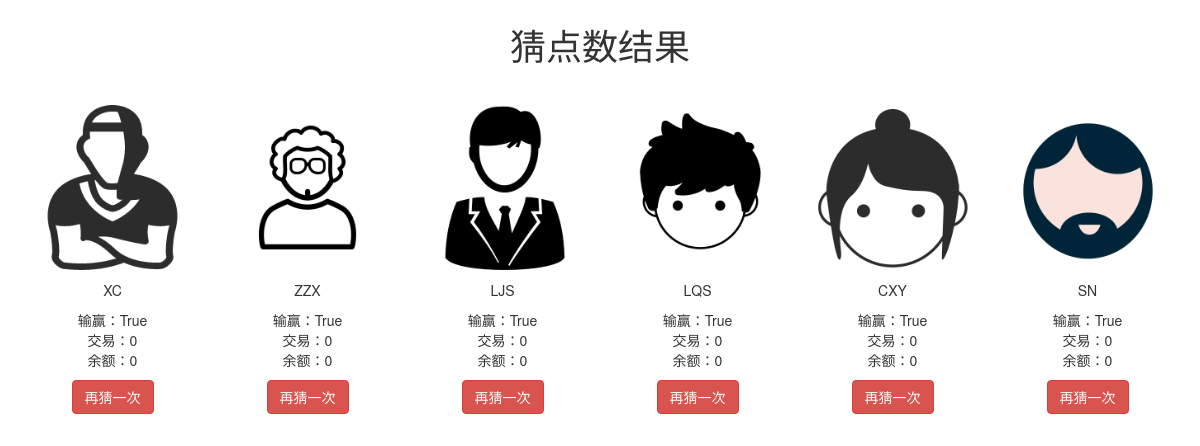
The app's page /result/, older data.
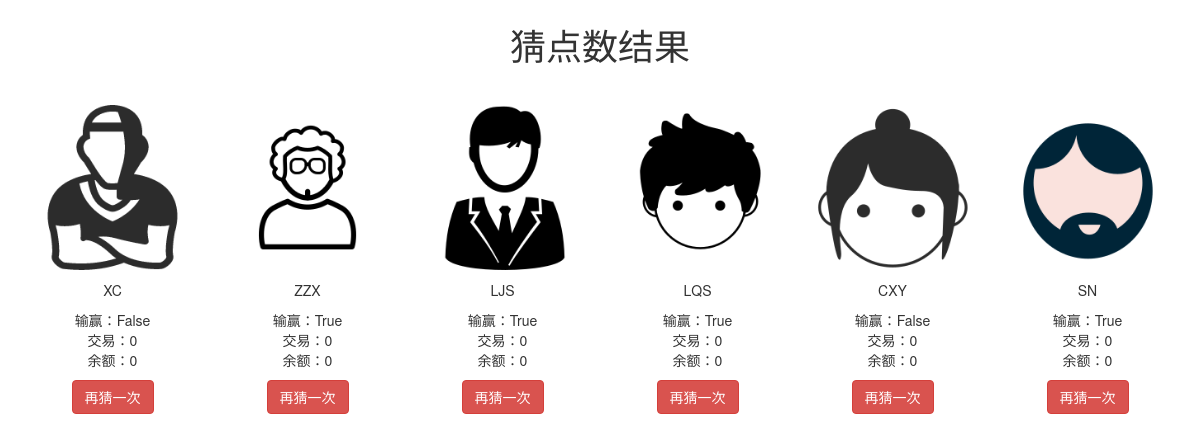
The same page, newer data.
### dice/models.py (models this page shows, shortened)
class Player(models.Model):
    name = models.CharField(max_length=30)
    result = models.BooleanField()
    transaction = models.IntegerField()
    balance = models.IntegerField()
    status = models.BooleanField()

### dice/views.py (the view)
# urls.py: path('result/', dice_views.result, name='result'),
def result(request):
    p = []
    i = 0
    print (type(models.Player.objects.get(id=1)))
    for i in range(6):
        p.append(models.Player.objects.get(id=i+1))
        models.Player.objects.filter(id=i+1).update(status=False)
    return render(request, 'result.html',{"p1":p[0],"p2":p[1],"p3":p[2],"p4":p[3],"p5":p[4],"p6":p[5],})

### dice/templates/result.html (shortened to what this page needs)
<!DOCTYPE html>
<link href="http://how2j.cn/study/css/bootstrap/3.3.6/bootstrap.min.css" rel="stylesheet">
<div class="container">
    <div class="row">
        <div class="col-xs-12 "><h1>猜点数结果</h1><br/></div>
    </div>
</div>
<div class="container">
    <div class="row">
        <div class="col-xs-2 "><img src="../static/xc.png" class="img-responsive" alt="Cinque Terre"></div>
        <div class="col-xs-2 "><img src="../static/zzx.png" class="img-responsive" alt="Cinque Terre"></div>
        <div class="col-xs-2 "><img src="../static/ljs.png" class="img-responsive" alt="Cinque Terre"></div>
        <div class="col-xs-2 "><img src="../static/lqs.png" class="img-responsive" alt="Cinque Terre"></div>
        <div class="col-xs-2 "><img src="../static/cxy.png" class="img-responsive" alt="Cinque Terre"></div>
        <div class="col-xs-2 "><img src="../static/sn.png" class="img-responsive" alt="Cinque Terre"></div>
    </div>
</div>
<div class="container">
    <div class="row">
        <div class="col-xs-2 ">{{p1.name}}</div>
        <div class="col-xs-2 ">{{p2.name}}</div>
        <div class="col-xs-2 ">{{p3.name}}</div>
        <div class="col-xs-2 ">{{p4.name}}</div>
        <div class="col-xs-2 ">{{p5.name}}</div>
        <div class="col-xs-2 ">{{p6.name}}</div>
    </div>
    <div class="row">
        <div class="col-xs-2 ">输赢：{{p1.result}}<br/>交易：{{p1.transaction}}<br/>余额：{{p1.balance}}</div>
        <div class="col-xs-2 ">输赢：{{p2.result}}<br/>交易：{{p2.transaction}}<br/>余额：{{p2.balance}}</div>
        <div class="col-xs-2 ">输赢：{{p3.result}}<br/>交易：{{p3.transaction}}<br/>余额：{{p3.balance}}</div>
        <div class="col-xs-2 ">输赢：{{p4.result}}<br/>交易：{{p4.transaction}}<br/>余额：{{p4.balance}}</div>
        <div class="col-xs-2 ">输赢：{{p5.result}}<br/>交易：{{p5.transaction}}<br/>余额：{{p5.balance}}</div>
        <div class="col-xs-2 ">输赢：{{p6.result}}<br/>交易：{{p6.transaction}}<br/>余额：{{p6.balance}}</div>
    </div>
    <div class="row">
        <div class="col-xs-2 "><a type="button" href="javascript:location.reload()" class="btn btn-danger">再猜一次</a></div>
        <div class="col-xs-2 "><a type="button" href="javascript:location.reload()" class="btn btn-danger">再猜一次</a></div>
        <div class="col-xs-2 "><a type="button" href="javascript:location.reload()" class="btn btn-danger">再猜一次</a></div>
        <div class="col-xs-2 "><a type="button" href="javascript:location.reload()" class="btn btn-danger">再猜一次</a></div>
        <div class="col-xs-2 "><a type="button" href="javascript:location.reload()" class="btn btn-danger">再猜一次</a></div>
        <div class="col-xs-2 "><a type="button" href="javascript:location.reload()" class="btn btn-danger">再猜一次</a></div>
    </div>
</div>

### dice/templates/result.html (style rules this page uses)
div.container div.row div { margin:5px 0px; }
div.container div.row div { background-color: white; border: 1px white; text-align:center; }

Row changes from the older to the newer data that the page shows:
changed Player "XC": result "True" → "False"
changed Player "CXY": result "True" → "False"
